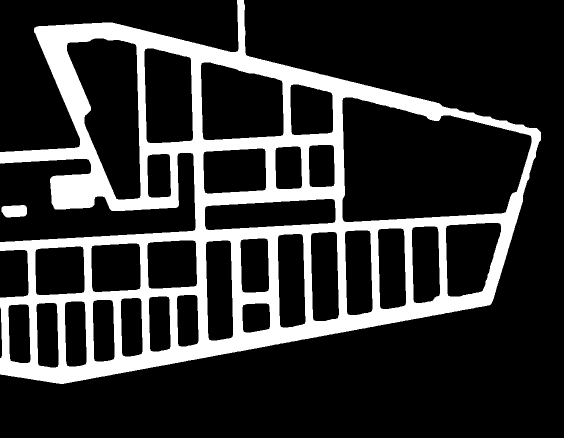
#> input picture src_pc2geojson/3_sb_morhps_dist_transform_thresh_crop.png, 1127 x 875 px (shown at 1/2 size)
$ python skeletonize_floorplan.py
#> lines starting #> are read from the running program, lines starting #| are printed output that depends on the picture; after the words box and inside, x2 and y2 are one past the last pixel; in counts of white or black regions, pixels touching at a corner belong together
# -*- coding: utf-8 -*-
"""skeletonize_floorplan.ipynb

Automatically generated by Colaboratory.

Original file is located at
    https://colab.research.google.com/drive/1UPLW8DmBV2UXczAiwKsGr57Y_B47QHfN
"""

# Import the necessary libraries
import cv2
import math
import numpy as np
import matplotlib.pyplot as plt

#Good ref for connecting broken lines: https://stackoverflow.com/questions/63727525/how-to-connect-broken-lines-that-cannot-be-connected-by-erosion-and-dilation?noredirect=1&lq=1
#Mergin of hough transform lines: https://stackoverflow.com/questions/45531074/how-to-merge-lines-after-houghlinesp

class LineBundler:
  '''Clasterize and merge each cluster of cv2.HoughLinesP() output
  a = LineBundler()
  foo = a.process_lines(houghP_lines, binary_image)
  '''

  def get_orientation(self, line):
      '''get orientation of a line, using its length
      https://en.wikipedia.org/wiki/Atan2
      '''
      orientation = math.atan2(abs((line[0] - line[2])), abs((line[1] - line[3])))
      return math.degrees(orientation)

  def checker(self, line_new, groups, min_distance_to_merge, min_angle_to_merge):
      '''Check if line have enough distance and angle to be count as similar
      '''
      for group in groups:
          # walk through existing line groups
          for line_old in group:
              # check distance
              if self.get_distance(line_old, line_new) < min_distance_to_merge:
                  # check the angle between lines
                  orientation_new = self.get_orientation(line_new)
                  orientation_old = self.get_orientation(line_old)
                  # if all is ok -- line is similar to others in group
                  if abs(orientation_new - orientation_old) < min_angle_to_merge:
                      group.append(line_new)
                      return False
      # if it is totally different line
      return True

  def DistancePointLine(self, point, line):
      """Get distance between point and line
      http://local.wasp.uwa.edu.au/~pbourke/geometry/pointline/source.vba
      """
      px, py = point
      x1, y1, x2, y2 = line

      def lineMagnitude(x1, y1, x2, y2):
          'Get line (aka vector) length'
          lineMagnitude = math.sqrt(math.pow((x2 - x1), 2) + math.pow((y2 - y1), 2))
          return lineMagnitude

      LineMag = lineMagnitude(x1, y1, x2, y2)
      if LineMag < 0.00000001:
          DistancePointLine = 9999
          return DistancePointLine

      u1 = (((px - x1) * (x2 - x1)) + ((py - y1) * (y2 - y1)))
      u = u1 / (LineMag * LineMag)

      if (u < 0.00001) or (u > 1):
          #// closest point does not fall within the line segment, take the shorter distance
          #// to an endpoint
          ix = lineMagnitude(px, py, x1, y1)
          iy = lineMagnitude(px, py, x2, y2)
          if ix > iy:
              DistancePointLine = iy
          else:
              DistancePointLine = ix
      else:
          # Intersecting point is on the line, use the formula
          ix = x1 + u * (x2 - x1)
          iy = y1 + u * (y2 - y1)
          DistancePointLine = lineMagnitude(px, py, ix, iy)

      return DistancePointLine

  def get_distance(self, a_line, b_line):
      """Get all possible distances between each dot of two lines and second line
      return the shortest
      """
      dist1 = self.DistancePointLine(a_line[:2], b_line)
      dist2 = self.DistancePointLine(a_line[2:], b_line)
      dist3 = self.DistancePointLine(b_line[:2], a_line)
      dist4 = self.DistancePointLine(b_line[2:], a_line)

      return min(dist1, dist2, dist3, dist4)

  def merge_lines_pipeline_2(self, lines):
      'Clusterize (group) lines'
      groups = []  # all lines groups are here
      # Parameters to play with
      min_distance_to_merge = 30
      min_angle_to_merge = 30
      # first line will create new group every time
      groups.append([lines[0]])
      # if line is different from existing gropus, create a new group
      for line_new in lines[1:]:
          if self.checker(line_new, groups, min_distance_to_merge, min_angle_to_merge):
              groups.append([line_new])

      return groups

  def merge_lines_segments1(self, lines):
      """Sort lines cluster and return first and last coordinates
      """
      orientation = self.get_orientation(lines[0])

      # special case
      if(len(lines) == 1):
          return [lines[0][:2], lines[0][2:]]

      # [[1,2,3,4],[]] to [[1,2],[3,4],[],[]]
      points = []
      for line in lines:
          points.append(line[:2])
          points.append(line[2:])
      # if vertical
      if 45 < orientation < 135:
          #sort by y
          points = sorted(points, key=lambda point: point[1])
      else:
          #sort by x
          points = sorted(points, key=lambda point: point[0])

      # return first and last point in sorted group
      # [[x,y],[x,y]]
      return [points[0], points[-1]]

  def process_lines(self, lines, img):
      '''Main function for lines from cv.HoughLinesP() output merging
      for OpenCV 3
      lines -- cv.HoughLinesP() output
      img -- binary image
      '''
      lines_x = []
      lines_y = []
      # for every line of cv2.HoughLinesP()
      for line_i in [l[0] for l in lines]:
              orientation = self.get_orientation(line_i)
              # if vertical
              if 45 < orientation < 135:
                  lines_y.append(line_i)
              else:
                  lines_x.append(line_i)

      lines_y = sorted(lines_y, key=lambda line: line[1])
      lines_x = sorted(lines_x, key=lambda line: line[0])
      merged_lines_all = []

      # for each cluster in vertical and horizantal lines leave only one line
      for i in [lines_x, lines_y]:
              if len(i) > 0:
                  groups = self.merge_lines_pipeline_2(i)
                  merged_lines = []
                  for group in groups:
                      merged_lines.append(self.merge_lines_segments1(group))

                  merged_lines_all.extend(merged_lines)

      return merged_lines_all

total_lines = []

def FLD(image):
  # Create default Fast Line Detector class
  length_threshold = 2 #default 10
  distance_threshold = 10 #default: 1.41421356 or 50

  #These are not really important for us
  canny_th1 = 100.0 #not important
  canny_th2 = 200.0 #not important
  canny_aperture_size =0 # we don't need to apply the canny filter
  do_merge = False

  #Detect lines here
  fld = cv2.ximgproc.createFastLineDetector(length_threshold, distance_threshold, canny_th1, canny_th2, canny_aperture_size, do_merge)

  # Get line vectors from the image
  lines = fld.detect(image)

  for line in lines:
    total_lines.append(line)

  print("Generating final image skeleton")
  # Draw lines on the image
  line_on_image = fld.drawSegments(image, lines)

  cv2.imwrite("skeleton_FLD.png", line_on_image)

def DialteFLD(image):
  kernel = np.ones((5,5),np.uint8)
  dilation = cv2.dilate(image,kernel,iterations = 1)
  print("Generating dialted FLD skeleton image...")
  cv2.imwrite("skeleton_FLD_dialted.png", dilation)

def HoughLineTest(image):
  print("Running Hough Transform P line detector")
  minLineLength = 10
  maxLineGap = 2
  lines = cv2.HoughLinesP(image,1,np.pi/180,10,minLineLength,maxLineGap)

  img_hough_lines = np.zeros(image.shape)

  for line in lines:
    total_lines.append(line)
    cv2.line(img_hough_lines,(line[0][0],line[0][1]),(line[0][2],line[0][3]),(255,0,0),1)

  cv2.imwrite("skeleton_HT.png", img_hough_lines)

def WriteWallCoords(lines):
  print("Generating wall coords...")

  with open('walls_v3.txt', 'a') as f:
    for line in lines:
      #x0, y0 = line[0]
      #x1, y1 = line[1]
      #length = cv2.norm(line[1] - line[0]);
      length = line[1][0] - line[0][0]
      coordinates = str(line[0][0]) + ' ' + str(line[0][1]) + ' ' + str(line[1][0]) + ' ' + str(line[1][1]) +  ' ' + str(length) +'\n'
      f.write(coordinates)

    f.close()

# Read the image as a grayscale image
img = cv2.imread('3_sb_morhps_dist_transform_thresh_crop.png', 0) #TODO: Test using dist transform image
#> img: shape (875, 1127); 20.3% white; 2 white regions, box (x1, y1, x2, y2) and area: (0, 0, 1082, 768) 199054, (3, 410, 54, 435) 1087
#img = cv2.imread('3_sb_morhps_dist_transform_thresh.png', 0)

#Thinning test
thinned_v1 = cv2.ximgproc.thinning(img)
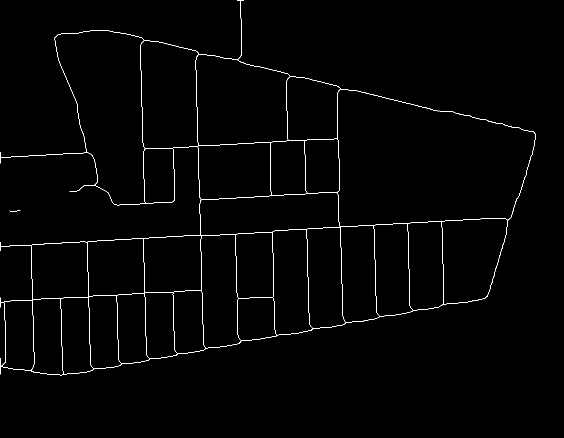
#> thinned_v1: shape (875, 1127) (shown at 1/2 size); 0.99% white in thin lines or dots, all inside (x1, y1, x2, y2) = (0, 0, 1072, 751)

cv2.imwrite("skeleton_THINNED.png", thinned_v1)

#Hough transform tests
#HoughLineTest(thinned_v1)

#FLD tests
FLD(thinned_v1)
#> in FLD, `lines = fld.detect(image)`: lines = 80 rows, first 6: [481.5, 0.997, 481.7, 121], [180, 60.93, 107.8, 72.28], [478.1, 121.2, 182.5, 54.42], [113, 72, 110, 75], [108.2, 81.57, 198.6, 366.3], [191.8, 367.2, 236.3, 411.7]
#> in FLD, `lines = fld.detect(image)`: image: shape (875, 1127); every value is 0
#> the loop in FLD, `for line in lines:` made 80 passes
#> line on passes 1 to 12: [[481.5, 0.997, 481.7, 121]], [[180, 60.93, 107.8, 72.28]], [[478.1, 121.2, 182.5, 54.42]], [[113, 72, 110, 75]], [[108.2, 81.57, 198.6, 366.3]], [[191.8, 367.2, 236.3, 411.7]], [[288.8, 407, 280.4, 81.17]], [[286, 82, 283, 85]], [[390.8, 108.2, 407, 699.1]], [[396, 109, 394, 111]], [[476.1, 124.8, 1072.9, 265.8]], [[573.8, 153, 572.8, 282.1]]
#> after the loop in FLD, `for line in lines:`: total_lines = 80 items, first 6: [[481.5, 0.997, 481.7, 121]], [[180, 60.93, 107.8, 72.28]], [[478.1, 121.2, 182.5, 54.42]], [[113, 72, 110, 75]], [[108.2, 81.57, 198.6, 366.3]], [[191.8, 367.2, 236.3, 411.7]]
#> in FLD, `line_on_image = fld.drawSegments(image, lines)`:
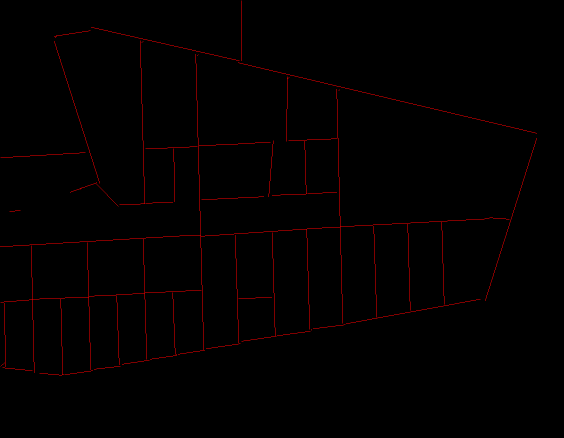
#> line_on_image: shape (875, 1127, 3) (shown at 1/2 size); mean of channels 0, 1, 2 0, 0, 2.4; drawn as B, G, R

#Dialted fld test
#fld_img = cv2.imread('skeleton_FLD.png', 0)
#DialteFLD(fld_img)

#Merge both line sets
img_merged_lines = np.zeros(img.shape)

line_bundler = LineBundler()
bundled_lines = line_bundler.process_lines(total_lines, img_merged_lines)
#> the loop in process_lines, `for line_i in [l[0] for l in lines]:` made 80 passes
#> (line_i, orientation) on passes 1 to 12: ([481.5, 0.997, 481.7, 121], 0.105), ([180, 60.93, 107.8, 72.28], 81.07), ([478.1, 121.2, 182.5, 54.42], 77.27), ([113, 72, 110, 75], 45), ([108.2, 81.57, 198.6, 366.3], 17.62), ([191.8, 367.2, 236.3, 411.7], 45.05), ([288.8, 407, 280.4, 81.17], 1.48), ([286, 82, 283, 85], 45), ([390.8, 108.2, 407, 699.1], 1.57), ([396, 109, 394, 111], 45), ([476.1, 124.8, 1072.9, 265.8], 76.71), ([573.8, 153, 572.8, 282.1], 0.455)
#> orientation on passes 61 to 66: 90, 88.72, 1.7, 85.76, 0.403, 82.31
#> after the loop in process_lines, `for line_i in [l[0] for l in lines]:`: lines_x = 30 items, first 6: [481.5, 0.997, 481.7, 121], [113, 72, 110, 75], [108.2, 81.57, 198.6, 366.3], [288.8, 407, 280.4, 81.17], [286, 82, 283, 85], [390.8, 108.2, 407, 699.1]; lines_y = 50 items, first 6: [180, 60.93, 107.8, 72.28], [478.1, 121.2, 182.5, 54.42], [191.8, 367.2, 236.3, 411.7], [476.1, 124.8, 1072.9, 265.8], [527, 392.5, 403, 399.2], [960, 597.9, 692.3, 646.5]
#> in process_lines, `lines_y = sorted(lines_y, key=lambda line: line[1])`: lines_y = 50 items, first 6: [180, 60.93, 107.8, 72.28], [478.1, 121.2, 182.5, 54.42], [476.1, 124.8, 1072.9, 265.8], [674, 276.9, 577, 281.5], [510, 285, 540, 285], [509, 285.7, 398, 291.5]
#> in process_lines, `lines_x = sorted(lines_x, key=lambda line: line[0])`: lines_x = 30 items, first 6: [9.34, 606, 10.24, 733], [61.75, 491, 68.42, 745.3], [108.2, 81.57, 198.6, 366.3], [113, 72, 110, 75], [120.8, 598, 125.3, 749.1], [173.6, 485, 181.4, 739.2]
#> the loop in process_lines, `for i in [lines_x, lines_y]:` made 2 passes
#> (min_distance_to_merge in merge_lines_pipeline_2, min_angle_to_merge in merge_lines_pipeline_2) on pass 1: (30, 30)

for line in bundled_lines:
  cv2.line(img_merged_lines, (int(line[0][0]), int(line[0][1])), (int(line[1][0]),int(line[1][1])), (255,0,0), 1)
#> this loop made 40 passes
#> line on passes 1 to 12: [[9.34, 606], [10.24, 733]], [[61.75, 491], [68.42, 745.3]], [[108.2, 81.57], [198.6, 366.3]], [[120.8, 598], [125.3, 749.1]], [[173.6, 485], [181.4, 739.2]], [[232.6, 591], [237.8, 729.2]], [[285.9, 478], [293.2, 718.2]], [[286, 82], [283, 85]], [[288.8, 407], [280.4, 81.17]], [[345.1, 585], [353, 710]], [[346.5, 297], [349, 402.9]], [[390.8, 108.2], [407, 699.1]]
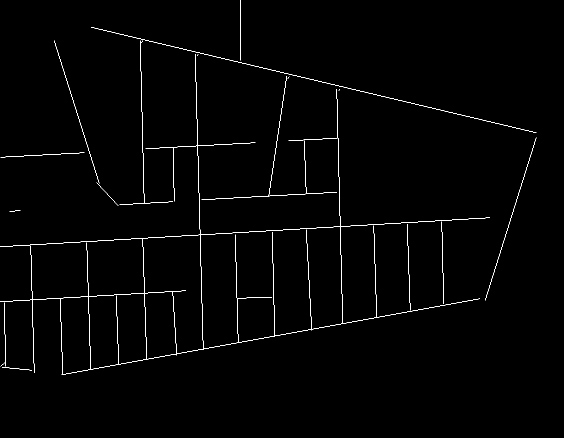
#> img_merged_lines: shape (875, 1127) float64 (shown at 1/2 size); 0.93% white in thin lines or dots, all inside (x1, y1, x2, y2) = (0, 0, 1073, 750)

cv2.imwrite("skeleton_MERGED.png", img_merged_lines)

WriteWallCoords(bundled_lines)
#> the loop in WriteWallCoords, `for line in lines:` made 40 passes
